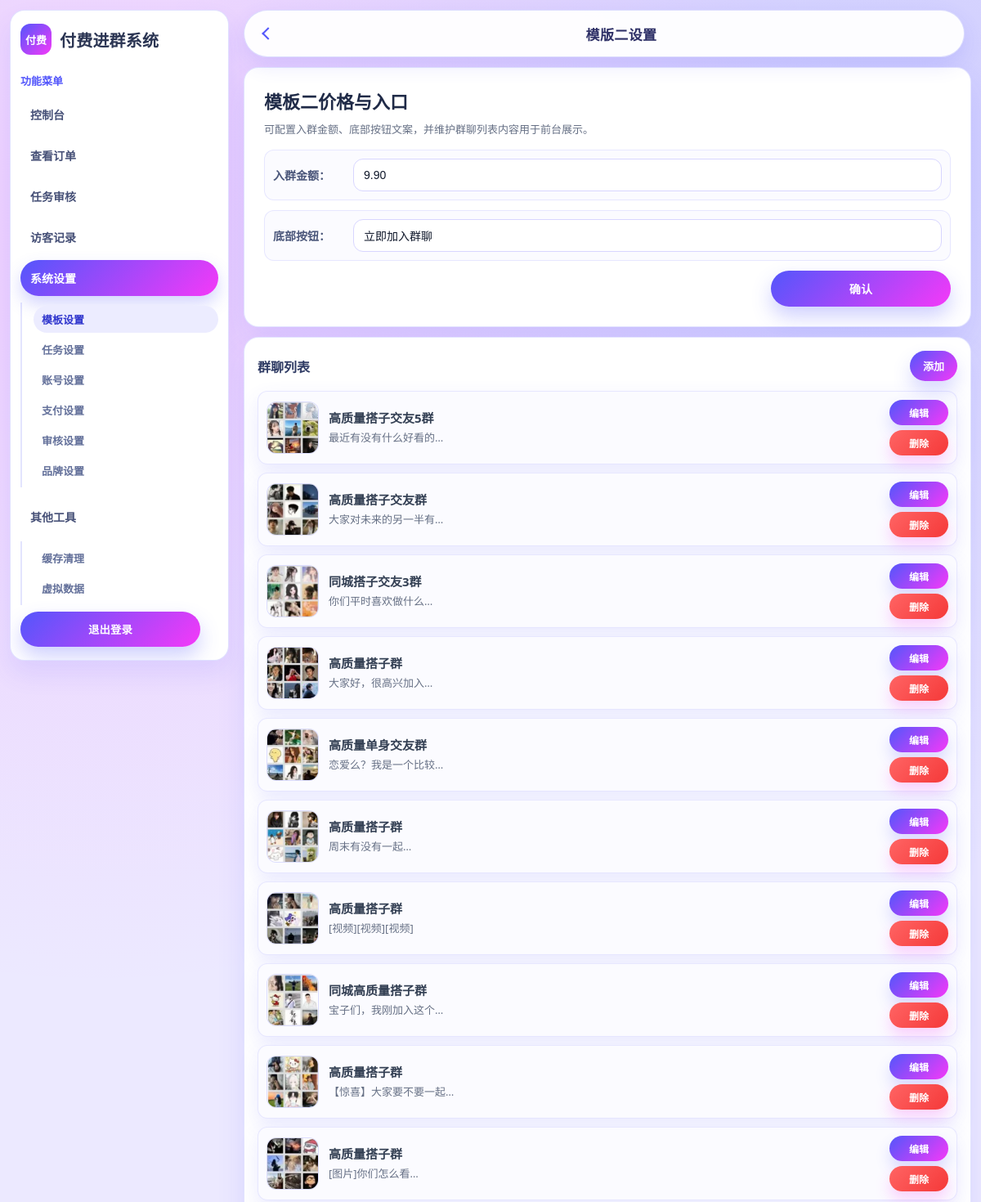
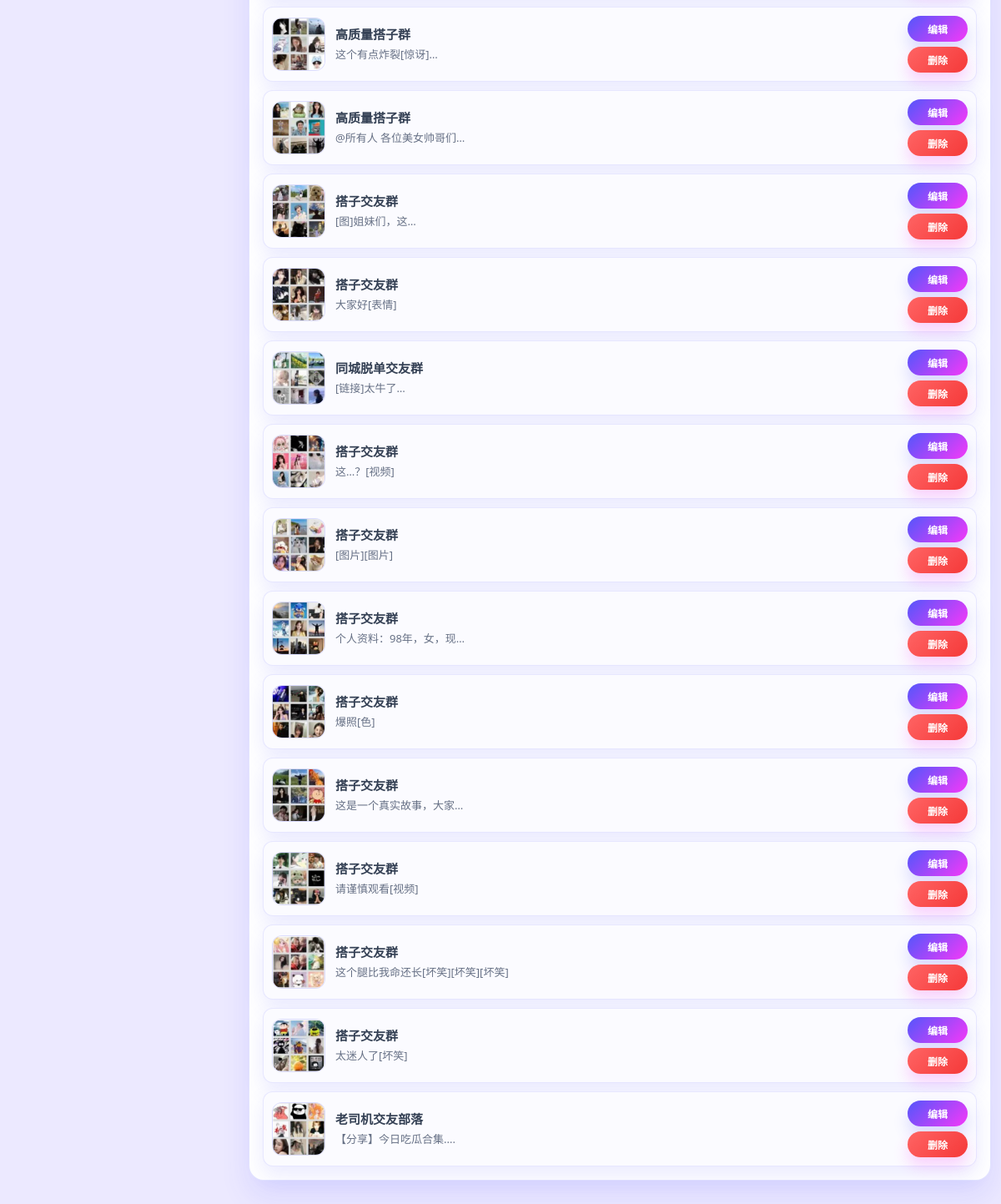
Page /admin/settings_page2.php (signed in) on the committed database (2 pictures, top to bottom).
### tables this page shows
CREATE TABLE `temp` (
  `id` int(11) NOT NULL AUTO_INCREMENT,
  `amount` decimal(10,2) NOT NULL,
  `text_field` varchar(20) NOT NULL,
  PRIMARY KEY (`id`)
);

CREATE TABLE `template` (
  `id` int(11) NOT NULL AUTO_INCREMENT,
  `nickname` varchar(255) NOT NULL,
  `content` text DEFAULT NULL,
  `group_avatar` varchar(255) DEFAULT NULL,
  PRIMARY KEY (`id`)
);

### admin/settings_page2.php (the view, shortened to what this page needs)
<?php
require_once '../config/config.php';
$amount = 0;
$text_field = '';
$sql = "SELECT amount, text_field FROM temp WHERE id = 1";
$result = $conn->query($sql);
if ($result && $result->num_rows > 0) {
    $row = $result->fetch_assoc();
    $amount = $row['amount'];
    $text_field = $row['text_field'];
}
$sql = "SELECT * FROM template ORDER BY id DESC";
$result = $conn->query($sql);
$groups = [];
if ($result && $result->num_rows > 0) {
    while ($row = $result->fetch_assoc()) {
        $groups[] = $row;
    }
}
?>
<!DOCTYPE html>
<html lang="zh-CN">
<head>
	<link rel="stylesheet" href="../static/css/admin.css">
</head>
<body>
    <div class="navbar">
        <a class="back-button left-arrow" href="moban.php" onclick="if(history.length>1){history.back();return false;}if(document.referrer){location.href=document.referrer;return false;}"></a>
        <div class="title">模版二设置</div>
    </div>
    <div class="form-section">
        <div class="panel-head">
            <h2>模板二价格与入口</h2>
            <p>可配置入群金额、底部按钮文案，并维护群聊列表内容用于前台展示。</p>
        </div>
        <form method="post">
            <div class="form-item">
                <label for="amount">入群金额：</label>
                <input type="number" id="amount" name="amount" value="<?php echo htmlspecialchars($amount); ?>" step="0.01">
            </div>
            <div class="form-item">
                <label for="buttonText">底部按钮：</label>
                <input type="text" id="buttonText" name="text_field" value="<?php echo htmlspecialchars($text_field); ?>">
            </div>
            <button type="submit" class="submit">确认</button>
        </form>
    </div>
    <div class="group-list-section">
        <div class="group-list-header">
            <h2>群聊列表</h2>
            <button type="button" onclick="handleAddClick()">添加</button>
        </div>
        <?php foreach ($groups as $group): ?>
            <div class="group-item" data-id="<?php echo $group['id']; ?>">
                <div class="group-avatar"><img src="<?php echo $group['group_avatar']; ?>" alt="群头像"></div>
                <div class="group-info">
                    <div class="group-name"><?php echo htmlspecialchars($group['nickname']); ?></div>
                    <div class="group-message"><?php echo htmlspecialchars($group['content']); ?></div>
                </div>
                <div class="group-actions">
                    <button type="button" class="edit-button" onclick="handleEditClick(<?php echo $group['id']; ?>)">编辑</button>
                    <button type="button" class="delete-button" onclick="handleDeleteClick(<?php echo $group['id']; ?>)">删除</button>
                </div>
            </div>
		<?php endforeach; ?>
    </div>
</body>
</html>

### admin/settings_page2.php (style rules this page uses)
body { margin: 0; background: radial-gradient(1200px 460px at 0% 0%, rgba(83, 86, 251, 0.14), transparent 55%), radial-gradient(900px 420px at 100% 0%, rgba(245, 57, 248, 0.1), transparent 50%), #f5f7ff; padding-bottom: 18px; }
.form-section, .group-list-section { width: min(1180px, calc(100% - 24px)); margin-left: auto; margin-right: auto; box-sizing: border-box; border: 1px solid rgba(83, 86, 251, 0.16); border-radius: 18px; background: #fff; box-shadow: 0 18px 34px rgba(83, 86, 251, 0.12); }
.form-section { margin-top: 68px; padding: 20px; }
.panel-head { margin-bottom: 14px; }
.panel-head h2 { margin: 0 0 8px; font-size: 22px; color: #1f2a47; }
.panel-head p { margin: 0; font-size: 13px; color: #667085; line-height: 1.7; }
.form-section form { display: grid; gap: 12px; }
.form-item { display: grid; grid-template-columns: 88px minmax(0, 1fr); align-items: center; gap: 10px; }
.form-item label { color: #4a567a; font-size: 14px; font-weight: 600; }
.form-item input { padding: 11px 12px; border: 1px solid #d8d6ff; border-radius: 12px; font-size: 14px; outline: none; transition: border-color 0.2s ease, box-shadow 0.2s ease; }
.submit { justify-self: end; min-width: 160px; border: none; border-radius: 999px; padding: 11px 20px; font-size: 14px; font-weight: 700; color: #fff; cursor: pointer; background: linear-gradient(135deg, #5356fb 0%, #f539f8 100%); box-shadow: 0 14px 26px rgba(83, 86, 251, 0.26); }
.group-list-section { margin-top: 14px; margin-bottom: 22px; padding: 16px; }
.group-list-header { display: flex; justify-content: space-between; align-items: center; margin-bottom: 12px; }
.group-list-header h2 { margin: 0; font-size: 16px; color: #2f3b64; }
.group-list-header button { border: none; border-radius: 999px; padding: 9px 16px; color: #fff; font-size: 13px; font-weight: 700; background: linear-gradient(135deg, #5356fb 0%, #f539f8 100%); cursor: pointer; box-shadow: 0 12px 22px rgba(83, 86, 251, 0.22); }
.group-item { border: 1px solid rgba(83, 86, 251, 0.16); border-radius: 14px; background: #fafaff; padding: 12px; display: grid; grid-template-columns: 64px minmax(0, 1fr) auto; gap: 12px; align-items: center; margin-bottom: 10px; }
.group-item:last-child { margin-bottom: 0; }
.group-avatar { width: 64px; height: 64px; border-radius: 12px; border: 1px solid rgba(83, 86, 251, 0.2); overflow: hidden; background: #fff; display: flex; align-items: center; justify-content: center; }
.group-avatar img { width: 100%; height: 100%; object-fit: cover; }
.group-name { font-size: 15px; font-weight: 700; color: #344054; margin-bottom: 4px; }
.group-message { font-size: 13px; color: #667085; line-height: 1.6; word-break: break-all; }
.group-actions { display: flex; flex-direction: column; gap: 6px; }
.group-actions button { border: none; border-radius: 999px; padding: 7px 13px; font-size: 12px; font-weight: 700; cursor: pointer; min-width: 72px; }
.edit-button { color: #fff; background: linear-gradient(135deg, #5356fb 0%, #f539f8 100%); }
.delete-button { color: #fff; background: linear-gradient(135deg, #ff6464 0%, #f53939 100%); }
@media (min-width: 992px) { .form-section { margin-top: 78px; padding: 24px; } }
@media (min-width: 992px) { .group-list-section { margin-top: 16px; margin-bottom: 24px; } }

### rows in the picture
temp: amount "9.90", text_field "立即加入群聊"
template: group_avatar (picture), nickname "高质量搭子交友5群", content "最近有没有什么好看的…"
template: group_avatar (picture), nickname "高质量搭子交友群", content "大家对未来的另一半有…"
template: group_avatar (picture), nickname "同城搭子交友3群", content "你们平时喜欢做什么…"
template: group_avatar (picture), nickname "高质量搭子群", content "大家好，很高兴加入…"
template: group_avatar (picture), nickname "高质量单身交友群", content "恋爱么？我是一个比较…"
template: group_avatar (picture), nickname "高质量搭子群", content "周末有没有一起…"
template: group_avatar (picture), nickname "高质量搭子群", content "[视频][视频][视频]"
template: group_avatar (picture), nickname "同城高质量搭子群", content "宝子们，我刚加入这个…"
template: group_avatar (picture), nickname "高质量搭子群", content "【惊喜】大家要不要一起…"
template: group_avatar (picture), nickname "高质量搭子群", content "[图片]你们怎么看…"
template: group_avatar (picture), nickname "高质量搭子群", content "这个有点炸裂[惊讶]…"
template: group_avatar (picture), nickname "高质量搭子群", content "@所有人 各位美女帅哥们…"
template: group_avatar (picture), nickname "搭子交友群", content "[图]姐妹们，这…"
template: group_avatar (picture), nickname "搭子交友群", content "大家好[表情]"
template: group_avatar (picture), nickname "同城脱单交友群", content "[链接]太牛了…"
template: group_avatar (picture), nickname "搭子交友群", content "这…？[视频]"
template: group_avatar (picture), nickname "搭子交友群", content "[图片][图片]"
template: group_avatar (picture), nickname "搭子交友群", content "个人资料：98年，女，现…"
template: group_avatar (picture), nickname "搭子交友群", content "爆照[色]"
template: group_avatar (picture), nickname "搭子交友群", content "这是一个真实故事，大家…"
template: group_avatar (picture), nickname "搭子交友群", content "请谨慎观看[视频]"
template: group_avatar (picture), nickname "搭子交友群", content "这个腿比我命还长[坏笑][坏笑][坏笑]"
template: group_avatar (picture), nickname "搭子交友群", content "太迷人了[坏笑]"
template: group_avatar (picture), nickname "老司机交友部落", content "【分享】今日吃瓜合集...."
